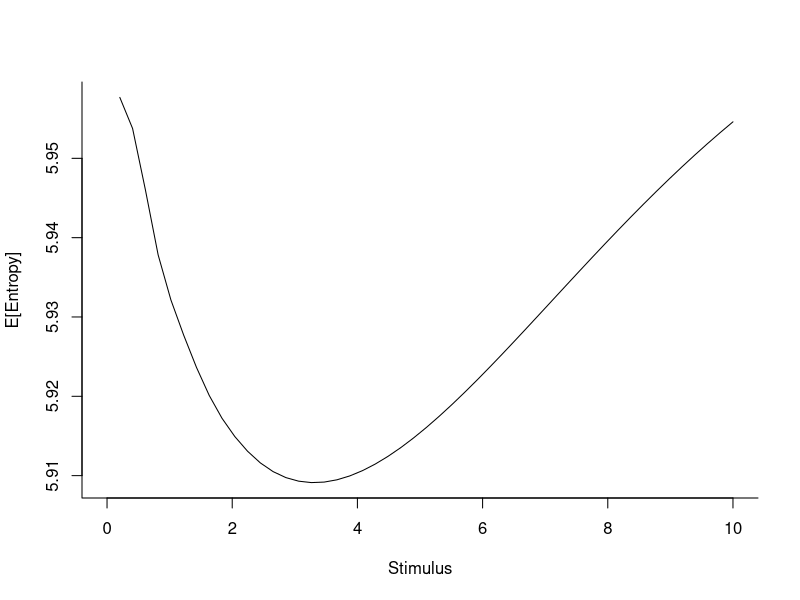

Write R code to recreate this figure.
alpha = seq(0, 10, length.out = 20)
beta  = seq(0.5, 2.0, length.out = 20)
p     = rep(1, length(alpha) * length(beta))

prior = cbind(expand.grid(alpha, beta), p)

s = seq(0, 10, length.out = 50)
h = rep(NaN, length(s))

for(i in 1:length(s)){
  posterior_0 = prior
  posterior_1 = prior
  
  dprime = (s[i] / prior[,1])^prior[,2]
  
  pyes = pnorm(dprime)
  pno  = 1 - pyes
  
  posterior_0[,3] = posterior_0[,3] * pno
  posterior_1[,3] = posterior_1[,3] * pyes
  
  posterior_0[,3] = posterior_0[,3] / sum(posterior_0[,3])
  posterior_1[,3] = posterior_1[,3] / sum(posterior_1[,3])
  
  h_0 = -sum(posterior_0[,3] * log(posterior_0[,3]), na.rm = T)
  h_1 = -sum(posterior_1[,3] * log(posterior_1[,3]), na.rm = T)
  
  h[i] = mean(pno) * h_0 + mean(pyes) * h_1
}

plot(s, h, type = "l", bty = "l",
     xlab  = "Stimulus", ylab  = "E[Entropy]")
